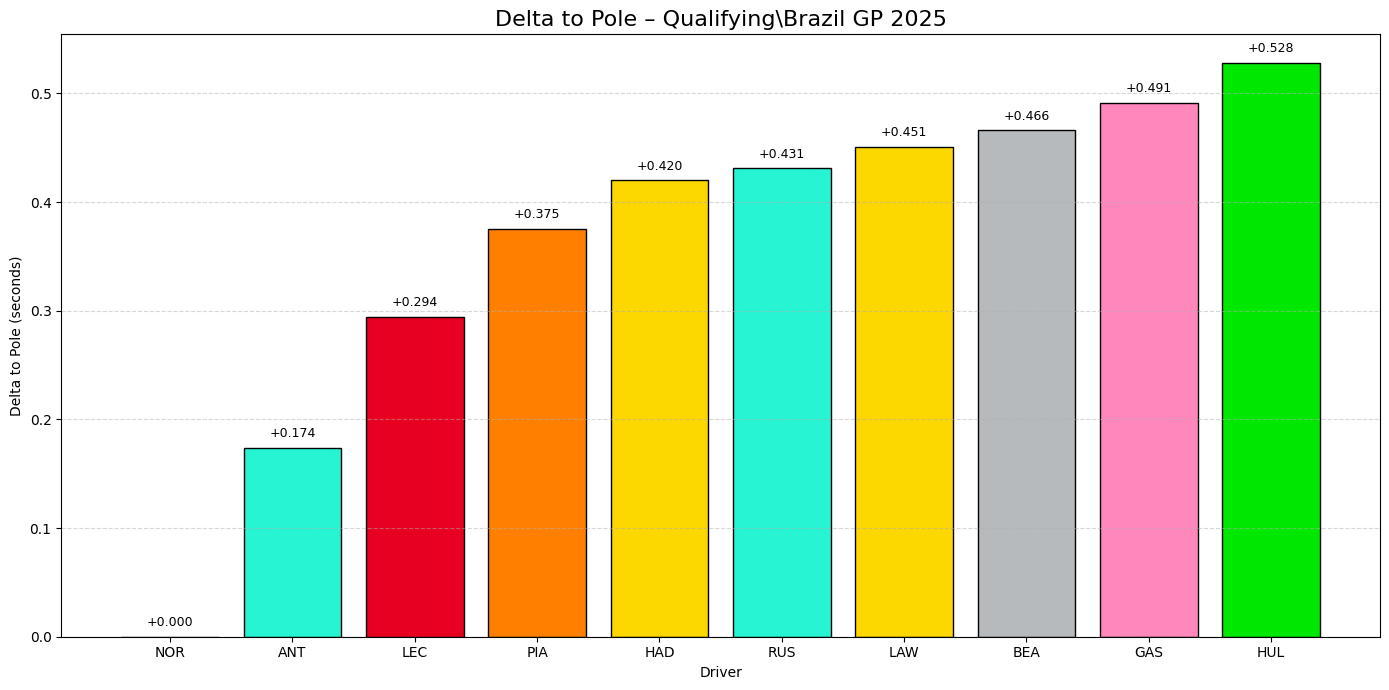

Reproduce this figure in Python.
import os
import fastf1
import fastf1.plotting
import matplotlib.pyplot as plt
import pandas as pd

# ===============================
# CACHE (WAJIB DI COLAB)
# ===============================
CACHE_DIR = "/content/fastf1_cache"
os.makedirs(CACHE_DIR, exist_ok=True)
fastf1.Cache.enable_cache(CACHE_DIR)

fastf1.plotting.setup_mpl(misc_mpl_mods=False)

# ===============================
# CONFIG
# ===============================
YEAR = 2025
RACE_NAME = "Brazilian Gran Prix"
SESSION = "Q"

# ===============================
# LOAD SESSION
# ===============================
session = fastf1.get_session(YEAR, RACE_NAME, SESSION)
session.load()

# ===============================
# OFFICIAL QUALI RESULTS (STABLE)
# ===============================
results = session.results.copy()

# Driver yang masuk Q3
results = results.dropna(subset=["Q3"])
results["Q3"] = pd.to_timedelta(results["Q3"])

# ===============================
# DELTA TO POLE
# ===============================
pole_time = results["Q3"].min()
results["Delta"] = (results["Q3"] - pole_time).dt.total_seconds()
results = results.sort_values("Delta")

# ===============================
# TEAM COLORS (FASTF1 3.7 – CORRECT)
# ===============================
colors = [
    fastf1.plotting.get_team_color(team, session)
    for team in results["TeamName"]
]

# ===============================
# PLOT
# ===============================
plt.figure(figsize=(14, 7))
plt.bar(
    results["Abbreviation"],
    results["Delta"],
    color=colors,
    edgecolor="black"
)

plt.title("Delta to Pole – Qualifying\Brazil GP 2025", fontsize=16)
plt.xlabel("Driver")
plt.ylabel("Delta to Pole (seconds)")
plt.grid(axis="y", linestyle="--", alpha=0.5)

for i, delta in enumerate(results["Delta"]):
    plt.text(i, delta + 0.01, f"+{delta:.3f}", ha="center", fontsize=9)

plt.tight_layout()
plt.show()
